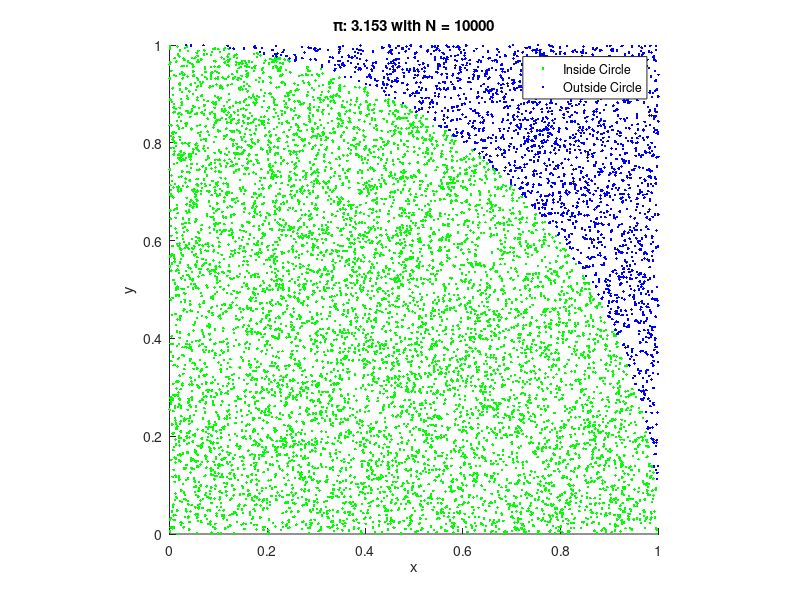

Reproduce this figure in MATLAB.
N = 10000;
x = rand(N,1);
y = rand(N,1);
distances = sqrt(x.^2 + y.^2);

insideCircle = distances <= 1;
outsideCircle = distances > 1;
pi_estimate = 4 * sum(insideCircle) / N;

figure;
hold on;
axis equal;
plot(x(insideCircle), y(insideCircle), 'g.');
plot(x(outsideCircle), y(outsideCircle), 'b.');
xlabel('x');
ylabel('y');
xlim([0 1]);
ylim([0 1]);
title(sprintf('\\pi: %.3f with N = %d', pi_estimate, N));
legend('Inside Circle', 'Outside Circle');
hold off;